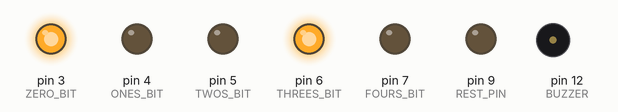
This sketch was run on a simulated Arduino Uno, built with avr-gcc and run on an emulated ATmega328P. Parts: output pins drawn as LEDs (lit = HIGH), buzzer (waves = sounding, pin HIGH).

Above: at 0.1 s.
At 5.1 s:
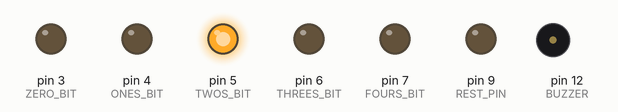
At 10.1 s:
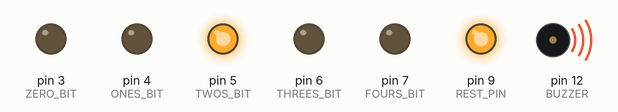
At 19.1 s:
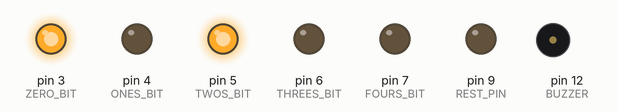
At 29.1 s:
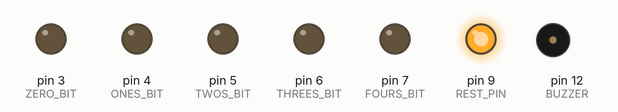
At 39.1 s:
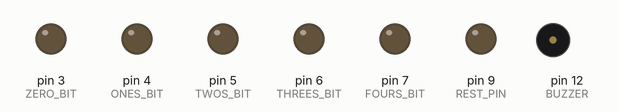
Timing chart, 0 to 40.0 s (numbered marks = the images above):
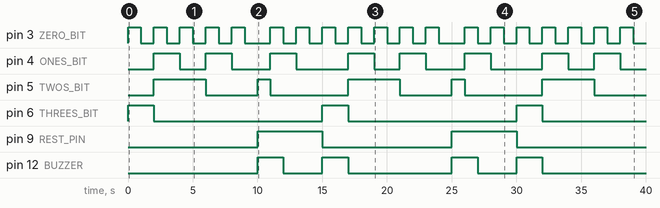

Measured:
- by itself, pin 3 (ZERO_BIT): repeats every 15.0 s: 4 × (LOW 1.0 s, HIGH 1.0 s), LOW 2.0 s, 2 × (HIGH 1.0 s, LOW 1.0 s), HIGH 1.0 s
- by itself, pin 4 (ONES_BIT): repeats every 15.0 s: LOW 2.0 s, HIGH 2.0 s, LOW 3.0 s, HIGH 2.0 s, LOW 4.0 s, HIGH 2.0 s
- by itself, pin 5 (TWOS_BIT): repeats every 15.0 s: LOW 4.0 s, HIGH 1.0 s, LOW 6.0 s, HIGH 4.0 s
- by itself, pin 6 (THREES_BIT): alternates HIGH for 2.0 s and LOW for 13.0 s
- by itself, pin 9 (REST_PIN): alternates HIGH for 5.0 s and LOW for 10.0 s
- by itself, pin 12 (BUZZER): LOW → HIGH at 10.0 s, → LOW 2.0 s later, → HIGH 3.0 s later, → LOW 2.0 s later, … (8 changes in this stretch)

The sketch:

binary-pomodoro.ino
```cpp
#define ZERO_BIT 3
#define ONES_BIT 4
#define TWOS_BIT 5
#define THREES_BIT 6
#define FOURS_BIT 7
#define REST_PIN 9
#define BUZZER 12

unsigned long now;
unsigned long last;
unsigned long delta;
long timer;
bool isRest = false;
const long FOCUS_TIME_MILLIS = 10 * 1000L; //10 sec for quick demos
const long REST_TIME_MILLIS = 5 * 1000L; //5 sec for quick demos
int greenBrightness = 0;
int buzzTimer = 0;

void setup() {
  pinMode(ZERO_BIT, OUTPUT);
  pinMode(ONES_BIT, OUTPUT);
  pinMode(TWOS_BIT, OUTPUT);
  pinMode(THREES_BIT, OUTPUT);
  pinMode(FOURS_BIT, OUTPUT);
  pinMode(REST_PIN, OUTPUT);
  pinMode(BUZZER, OUTPUT);

  timer = FOCUS_TIME_MILLIS;
  last = millis();
}

void loop() {
  now = millis();
  delta = now - last;
  last = now;

  timer = timer - delta;
  long secs = timer / 1000L;
  //long mins = secs / 60L;
  long mins = secs;

  bool zeroBitSet = (mins & 1) == 1;
  bool onesBitSet = (mins & 2) == 2;
  bool twosBitSet = (mins & 4) == 4;
  bool threesBitSet = (mins & 8) == 8;
  bool foursBitSet = (mins & 16) == 16;

  digitalWrite(FOURS_BIT, foursBitSet ? HIGH : LOW);
  digitalWrite(THREES_BIT, threesBitSet ? HIGH : LOW);
  digitalWrite(TWOS_BIT, twosBitSet ? HIGH : LOW);
  digitalWrite(ONES_BIT, onesBitSet ? HIGH : LOW);
  digitalWrite(ZERO_BIT, zeroBitSet ? HIGH : LOW);

  if (buzzTimer > 0) {
    digitalWrite(BUZZER, HIGH);
    buzzTimer -= delta;
  } else {
    digitalWrite(BUZZER, LOW);
  }

  if (timer <= 0) {
    buzzTimer = 2 * 1000L; //buzz for 2 seconds

    if (isRest) { //back to work
      timer = FOCUS_TIME_MILLIS;
      isRest = false;
      greenBrightness = 0;
      analogWrite(REST_PIN, 0);
    } else { //time to rest
      timer = REST_TIME_MILLIS;
      isRest = true;
      analogWrite(REST_PIN, 255);
    }
  }

}
```
